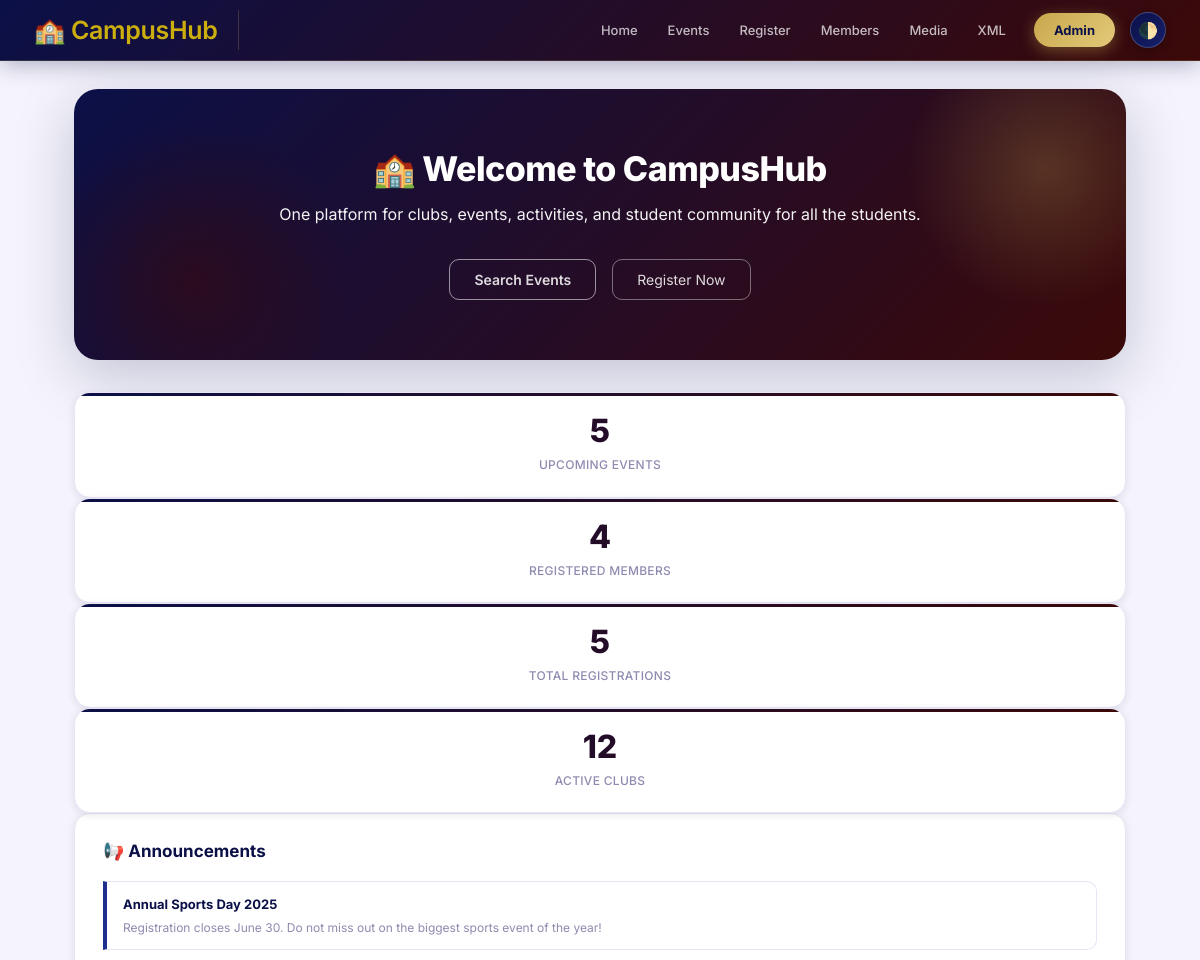
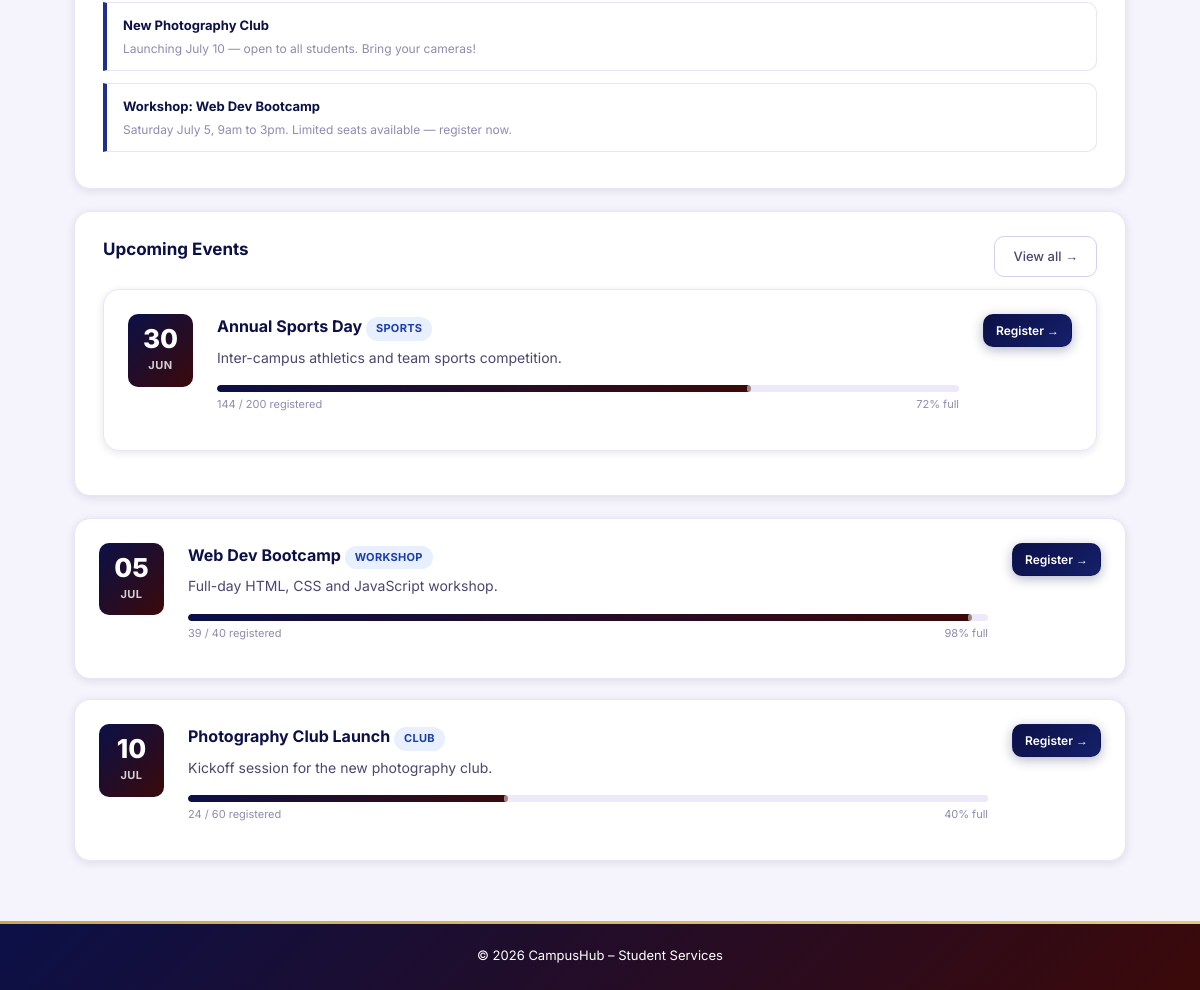
The page / on the database its author committed (2 pictures, top to bottom).
### tables this page shows
CREATE TABLE `announcements` (
  `id` int NOT NULL AUTO_INCREMENT,
  `title` varchar(200) NOT NULL,
  `body` text NOT NULL,
  `published_at` timestamp NULL DEFAULT CURRENT_TIMESTAMP,
  PRIMARY KEY (`id`)
);

CREATE TABLE `events` (
  `id` int NOT NULL AUTO_INCREMENT,
  `title` varchar(150) NOT NULL,
  `type` varchar(50) NOT NULL,
  `description` text,
  `event_date` date NOT NULL,
  `location` varchar(150) DEFAULT NULL,
  `total_slots` int DEFAULT '50',
  `registered` int DEFAULT '0',
  `created_at` timestamp NULL DEFAULT CURRENT_TIMESTAMP,
  PRIMARY KEY (`id`)
);

### index.php (the view, shortened to what this page needs)
<?php
require_once 'includes/database.php';
require_once 'includes/header.php';
$stmt = $pdo->query("SELECT * FROM announcements ORDER BY published_at DESC LIMIT 3");
$announcements = $stmt->fetchAll();
$totalEvents = $pdo->query("SELECT COUNT(*) FROM events")->fetchColumn();
$totalMembers = $pdo->query("SELECT COUNT(*) FROM members")->fetchColumn();
$totalRegisters = $pdo->query("SELECT COUNT(*) FROM registrations")->fetchColumn();
?>
<div class="hero">
    <h1>&#127979; Welcome to CampusHub</h1>
    <p>One platform for clubs, events, activities, and student community for all the students.</p>
    <div class="hero-btns">
        <a href="events.php"><button class="btn-white">Search Events</button></a>
        <a href="register.php"><button class="btn-ghost">Register Now</button></a>
    </div>
</div>
<div class="metric-grid">
    <div class="metric-card">
        <div class="val"><?php echo $totalEvents; ?></div>
        <div class="lbl">Upcoming Events</div>
    </div>
    <div class="metric-card">
        <div class="val"><?php echo $totalMembers ?></div>
        <div class="lbl">Registered Members</div>
    </div>
    <div class="metric-card">
        <div class="val"><?php echo $totalRegisters ?></div>
        <div class="lbl"> Total Registrations</div>
    </div>
    <div class="metric-card">
        <div class="val">12</div>
        <div class="lbl">Active Clubs</div>
    </div>
</div>
<div class="card">
    <h2>&#128226; Announcements</h2>
    <?php if ($announcements): ?>
        <?php foreach ($announcements as $a): ?>
            <div class="announce">
                <h4><?php echo htmlspecialchars($a['title']); ?></h4>
                <p><?php echo htmlspecialchars($a['body']); ?></p>
            </div>
        <?php endforeach; ?>
    <?php else: ?>
        <p style="color:#800;font-size:13px">No announcements at the moment.</p>
    <?php endif; ?>
</div>
<div class="card">
    <div class="section-header" style="margin-bottom:12px">
        <h2 style="margin:0">Upcoming Events</h2>
        <a href="events.php" class="btn">View all &rarr;</a>
    </div>
    <?php
    $events = $pdo->query("SELECT * FROM events ORDER BY event_date ASC LIMIT 3")->fetchAll();
    foreach ($events as $e):
        $pct = $e['total_slots'] > 0 ? round($e['registered'] / $e['total_slots'] * 100) : 0;
    ?>
        <div class="event-card">
            <div class="event-date-box">
                <div class="day"><?php echo date('d', strtotime($e['event_date'])); ?></div>
                <div class="mon"><?php echo date('M', strtotime($e['event_date'])); ?></div>
            </div>
            <div class="event-info">
                <h3><?php echo htmlspecialchars($e['title']) ?>
                    <span class="tag tag-blue"><?php echo htmlspecialchars($e['type']); ?></span>
                </h3>
                <p><?php echo htmlspecialchars($e['description']); ?></p>
                <div class="progress-wrap">
                    <div class="progress-bar-bg">
                        <div class="progress-bar-fill" style="width: <?php echo $pct; ?>%"></div>
                    </div>
                    <div class="progress-label">
                        <span><?php echo $e['registered']; ?> / <?php echo $e['total_slots']; ?> registered</span>
                        <span><?php echo $pct; ?>% full</span>
                    </div>
                </div>
            </div>
            <a href="register.php?event_id=<?php echo $e['id']; ?>" class="btn btn-primary btn-sm">Register &rarr;</a>
        </div>
</div>
<?php endforeach; ?>
<?php require_once 'includes/footer.php' ?>

### includes/header.php (shortened to what this page needs)
<!DOCTYPE html>
<html lang="en">
<head>
    <link rel="stylesheet" href="/campushub/css/style.css" />
</head>
<body>
    <nav class="navbar">
        <div class="nav-container">
            <a class="nav-brand" href="/campushub/index.php">&#127979; CampusHub</a>
            <ul class="nav-links">
                <li><a href="/campushub/index.php">Home</a></li>
                <li><a href="/campushub/events.php">Events</a></li>
                <li><a href="/campushub/register.php">Register</a></li>
                <li><a href="/campushub/members.php">Members</a></li>
                <li><a href="/campushub/media.php">Media</a></li>
                <li><a href="/campushub/xml_view.php">XML</a></li>
                <li><a href="/campushub/admin/index.php" class="btn-admin">Admin</a></li>
            </ul>
            <button class="theme-toggle" id="theme-btn" title="Toggle Dark/Light Mode">🌓</button>
        </div>
    </nav>
    <main class="main-content">

### includes/footer.php
    </main>
    <footer class="footer">
        <div class="footer-container">
            <p>&copy; <?php echo date('Y'); ?> CampusHub &ndash; Student Services</p>
        </div>
    </footer>
</body>
</html>

### rows shown on the page
announcements: title "Annual Sports Day 2025", body "Registration closes June 30. Do not miss out on the biggest sports event of the year!"
announcements: title "New Photography Club", body "Launching July 10 — open to all students. Bring your cameras!"
announcements: title "Workshop: Web Dev Bootcamp", body "Saturday July 5, 9am to 3pm. Limited seats available — register now."
events: event_date "30", event_date "JUN", title "Annual Sports Day", type "SPORTS", description "Inter-campus athletics and team sports competition.", registered "144", total_slots "200", pct "72"
events: event_date "05", event_date "JUL", title "Web Dev Bootcamp", type "WORKSHOP", description "Full-day HTML, CSS and JavaScript workshop.", registered "39", total_slots "40", pct "98"
events: event_date "10", event_date "JUL", title "Photography Club Launch", type "CLUB", description "Kickoff session for the new photography club.", registered "24", total_slots "60", pct "40"

### other values the page prints
$totalEvents "5"
$totalMembers "4"
$totalRegisters "5"
